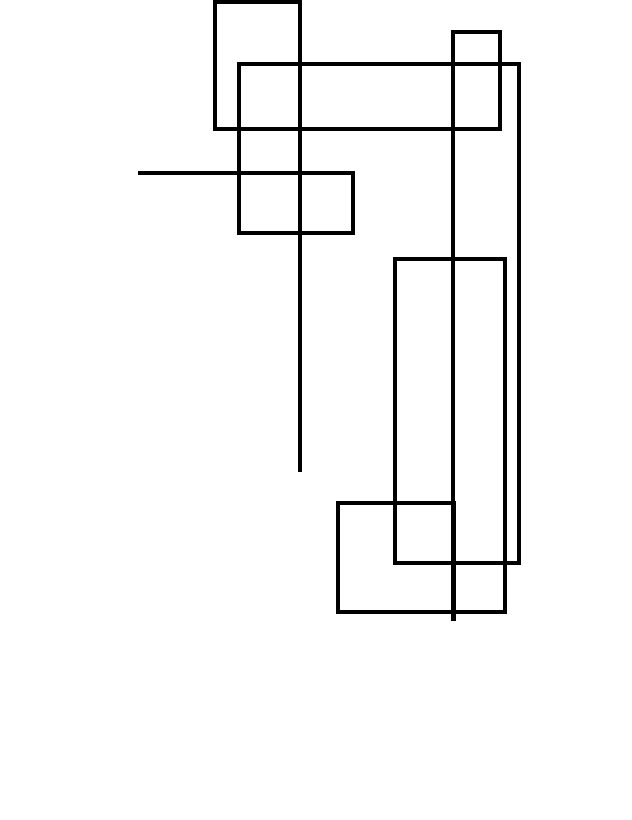

Generate this figure with Python:
import sys
import cairo 
import random

WIDTH = 632
HEIGHT = 820

name = sys.argv[1]
print(f"squares - name: {name}")

with cairo.SVGSurface(f"{name}.svg", WIDTH, HEIGHT) as surface:
    context = cairo.Context(surface)

    context.set_line_width(4)
    context.set_source_rgb(0, 0, 0)  # Black stroke

    x = random.randint(10,200)
    y = random.randint(10,200)
    a, b = 0, 0

    x0 = x
    y0 = y
    print("x: " + str(x) + " y: " + str(y))

    context.move_to(x, y)

    for i in range(random.randint(5,10)):
        #move right
        a = random.randint(x,WIDTH)
        print("a: " + str(a) + " y: " + str(y))
        context.line_to(a, y)
        # context.stroke()

        #move down
        b = random.randint(y, WIDTH)
        print("a: " + str(a) + " b: " + str(b))
        context.line_to(a, b)
        # context.stroke()

        #move left
        x = random.randint(0, a)
        print("x: " + str(x) + " b: " + str(b))
        context.line_to(x, b)
        # context.stroke()

        #move up
        y = random.randint(0, b)
        print("x: " + str(x) + " y: " + str(y))
        context.line_to(x, y)
        # context.stroke()
    
    context.line_to(x, y0)
    context.close_path()
    context.stroke()
